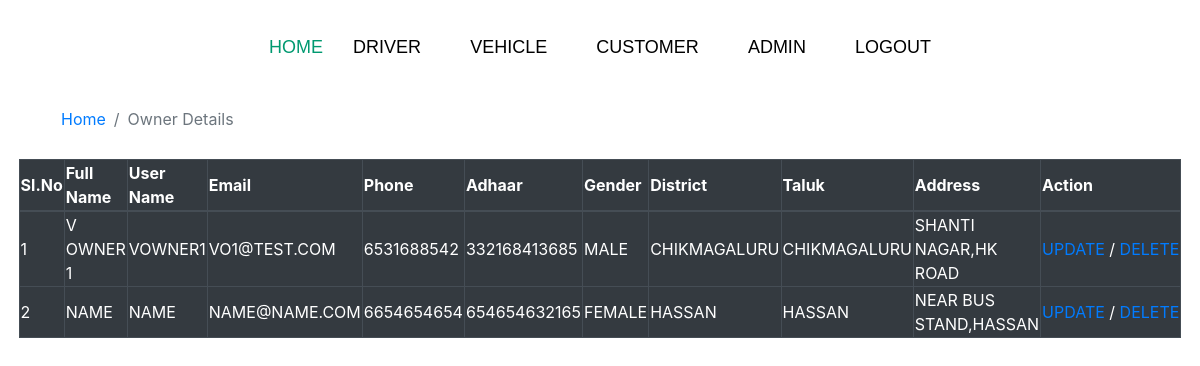
The app's page /Admin/vehicle/ownerDetails.php (signed in) with its own data.
### tables this page shows
CREATE TABLE `voreg_tb` (
  `id` int(11) NOT NULL,
  `fname` varchar(255) NOT NULL,
  `uname` varchar(255) NOT NULL,
  `email` varchar(255) NOT NULL,
  `phone` bigint(10) NOT NULL,
  `adhaar` bigint(12) NOT NULL,
  `gender` varchar(255) NOT NULL,
  `district` varchar(255) NOT NULL,
  `taluk` varchar(255) NOT NULL,
  `address` longtext NOT NULL,
  `password` varchar(255) NOT NULL
);

### Admin/vehicle/ownerDetails.php (the view, shortened to what this page needs)
<?php
    include("../includes/loginHeader.php");
?>
<div class="container">
<ol class="breadcrumb bg-transparent">
    <li class="breadcrumb-item">
        <a href="../home.php">Home</a>
    </li>
    <li class="breadcrumb-item active" id="mini">Owner Details</li>
</ol>
</div>
<div class="row justify-content-center align-content-center">
    <table class="display table-active table-dark table-bordered" width="90%">
		<thead>
			<tr class="text-capitalize">
				<th>sl.no</th>
				<th class="text-capitalize">full name</th>
                <th class="text-capitalize">user name</th>
                <th class="text-capitalize">email</th>
                <th class="text-capitalize">phone</th>
                <th class="text-capitalize">adhaar</th>
                <th class="text-capitalize">gender</th>
				<th class="text-capitalize">district</th>
				<th class="text-capitalize">taluk</th>
				<th class="text-capitalize">address</th>
				<th class="text-capitalize">action</th>
			</tr>
		</thead>
		<tbody>
<?php
require("../includes/db.php");
$select="select * from voreg_tb";
$run=$conn->query($select);
if($run->num_rows>0){
$total=0;
while($row=$run->fetch_array()){
$total=$total+1;
$id=$row['id'];
?>
<tr class="text-uppercase">
<td><?php echo $total; ?></td>
<td><?php echo $row['fname'];?></td>
<td><?php echo $row['uname'];?></td>
<td><?php echo $row['email'];?></td>
<td><?php echo $row['phone'];?></td>
<td><?php echo $row['adhaar'];?></td>
<td><?php echo $row['gender'];?></td>
<td><?php echo $row['district'];?></td>
<td><?php echo $row['taluk'];?></td>
<td><?php echo $row['address'];?></td>
<td><a href="ownerUpdate.php?id=<?php echo $id; ?>">Update</a>&nbsp;/&nbsp;<a href="ownerDelete.php?id=<?php echo $id;?>">Delete</a></td>
</tr>
<?php
										}
									}
										?>
									</tbody>
								</table>

### records on screen
voreg_tb: fname "V OWNER 1", uname "VOWNER1", email "VO1@TEST.COM", phone "6531688542", adhaar "332168413685", gender "MALE", district "CHIKMAGALURU", taluk "CHIKMAGALURU", address "SHANTI NAGAR,HK ROAD"
voreg_tb: fname "NAME", uname "NAME", email "NAME@NAME.COM", phone "6654654654", adhaar "654654632165", gender "FEMALE", district "HASSAN", taluk "HASSAN", address "NEAR BUS STAND,HASSAN"
